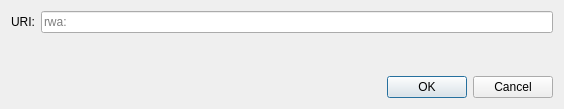
<?xml version="1.0" encoding="UTF-8"?>
<ui version="4.0">
 <class>OpenURIDialog</class>
 <widget class="QDialog" name="OpenURIDialog">
  <property name="geometry">
   <rect>
    <x>0</x>
    <y>0</y>
    <width>564</width>
    <height>109</height>
   </rect>
  </property>
  <property name="windowTitle">
   <string>Open bitcoin URI</string>
  </property>
  <layout class="QVBoxLayout" name="verticalLayout">
   <item>
    <layout class="QHBoxLayout" name="horizontalLayout">
     <item>
      <widget class="QLabel" name="label">
       <property name="text">
        <string>URI:</string>
       </property>
      </widget>
     </item>
     <item>
      <widget class="QValidatedLineEdit" name="uriEdit">
       <property name="placeholderText">
        <string notr="true">rwa:</string>
       </property>
      </widget>
     </item>
    </layout>
   </item>
   <item>
    <spacer name="verticalSpacer">
     <property name="orientation">
      <enum>Qt::Vertical</enum>
     </property>
     <property name="sizeHint" stdset="0">
      <size>
       <width>20</width>
       <height>40</height>
      </size>
     </property>
    </spacer>
   </item>
   <item>
    <widget class="QDialogButtonBox" name="buttonBox">
     <property name="orientation">
      <enum>Qt::Horizontal</enum>
     </property>
     <property name="standardButtons">
      <set>QDialogButtonBox::Cancel|QDialogButtonBox::Ok</set>
     </property>
    </widget>
   </item>
  </layout>
 </widget>
 <customwidgets>
  <customwidget>
   <class>QValidatedLineEdit</class>
   <extends>QLineEdit</extends>
   <header>qt/qvalidatedlineedit.h</header>
  </customwidget>
 </customwidgets>
 <resources/>
 <connections>
  <connection>
   <sender>buttonBox</sender>
   <signal>accepted()</signal>
   <receiver>OpenURIDialog</receiver>
   <slot>accept()</slot>
   <hints>
    <hint type="sourcelabel">
     <x>248</x>
     <y>254</y>
    </hint>
    <hint type="destinationlabel">
     <x>157</x>
     <y>274</y>
    </hint>
   </hints>
  </connection>
  <connection>
   <sender>buttonBox</sender>
   <signal>rejected()</signal>
   <receiver>OpenURIDialog</receiver>
   <slot>reject()</slot>
   <hints>
    <hint type="sourcelabel">
     <x>316</x>
     <y>260</y>
    </hint>
    <hint type="destinationlabel">
     <x>286</x>
     <y>274</y>
    </hint>
   </hints>
  </connection>
 </connections>
</ui>
